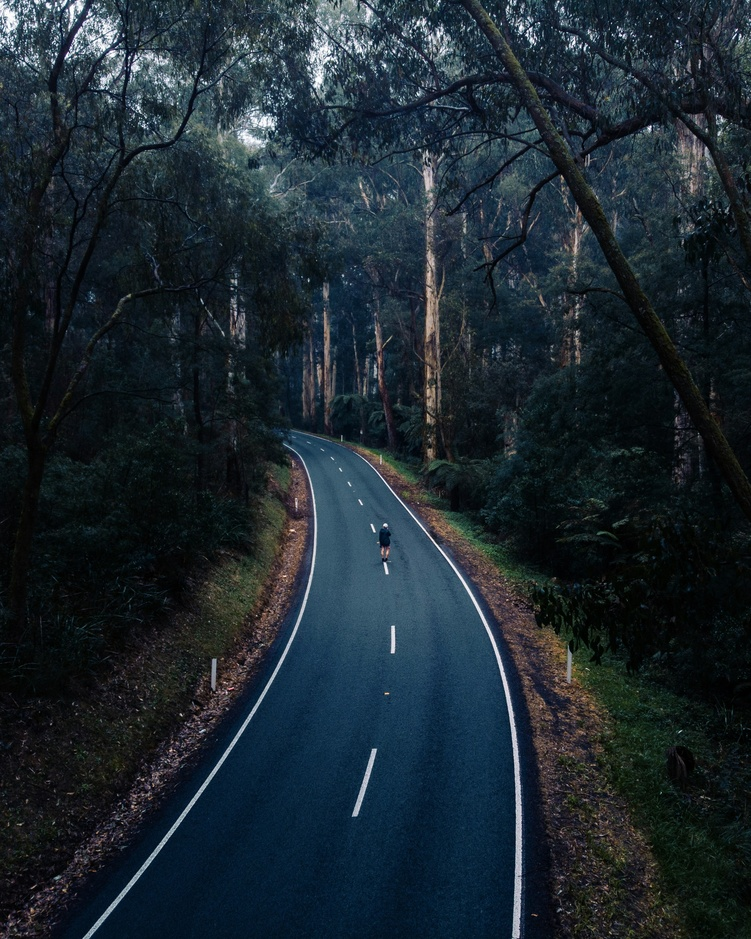
#> input picture images/cover.jpg, 751 x 939 px, shrunk from 2426 x 3032 before the run
$ python test_f5.py
#> lines starting #> are read from the running program, lines starting #| are printed output that depends on the picture
### jpeg_io.py
import numpy as np
from scipy.fftpack import dct, idct
from PIL import Image
import os

QUANT_TABLE = np.array([
    [16,11,10,16,24,40,51,61],
    [12,12,14,19,26,58,60,55],
    [14,13,16,24,40,57,69,56],
    [14,17,22,29,51,87,80,62],
    [18,22,37,56,68,109,103,77],
    [24,35,55,64,81,104,113,92],
    [49,64,78,87,103,121,120,101],
    [72,92,95,98,112,100,103,99]
])

def dct2d(block):
    return dct(dct(block.T, norm='ortho').T, norm='ortho')

def idct2d(block):
    return idct(idct(block.T, norm='ortho').T, norm='ortho')

def load_jpeg(path):
#> called with path = 'images/cover.jpg'
    npy_path = path.replace('.jpg', '_dct.npy')
    npy_shape_path = path.replace('.jpg', '_shape.npy')

    if os.path.exists(npy_path) and os.path.exists(npy_shape_path):
        coeff_array = np.load(npy_path)
        original_shape = tuple(np.load(npy_shape_path))
        h, w = coeff_array.shape
        dct_blocks = []
        block_positions = []
        for i in range(0, h, 8):
            for j in range(0, w, 8):
                block = coeff_array[i:i+8, j:j+8].copy().astype(np.int32)
                dct_blocks.append(block)
                block_positions.append((i, j))
        print(f"[load_jpeg] Chargé depuis DCT bruts : {npy_path}")
        print(f"[load_jpeg] Blocs DCT 8x8 : {len(dct_blocks)}")
        return None, dct_blocks, block_positions, original_shape

    # Chargement normal depuis JPEG
    img = Image.open(path).convert('L')
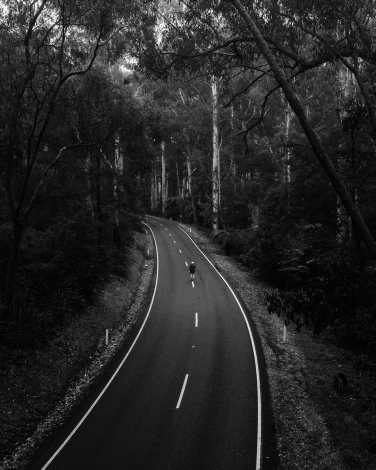
#> img: PIL image 751x939 L (shown at 1/2 size); min 0, max 255, mean 37.7
    image_array = np.array(img, dtype=np.float64)
    h, w = image_array.shape
    h_pad = (8 - h % 8) % 8
    w_pad = (8 - w % 8) % 8
    if h_pad > 0 or w_pad > 0:
        image_array = np.pad(image_array, ((0, h_pad), (0, w_pad)), mode='edge')
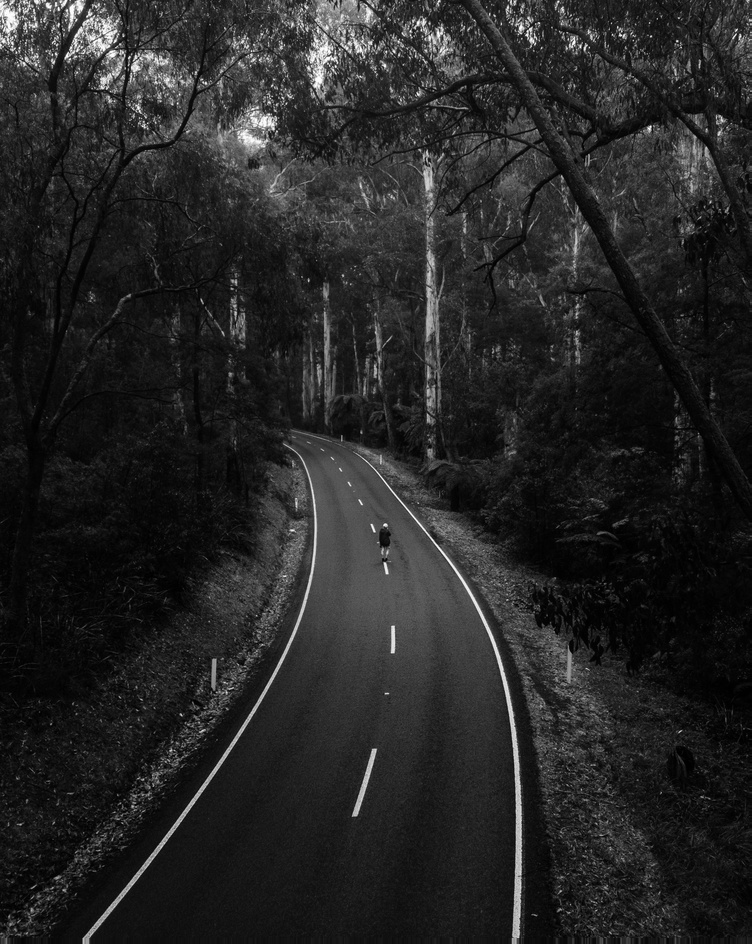
#> image_array: shape (944, 752) float64; min 0, max 255, mean 37.6
    h_new, w_new = image_array.shape
    dct_blocks = []
    block_positions = []
    for i in range(0, h_new, 8):
        for j in range(0, w_new, 8):
            block = image_array[i:i+8, j:j+8] - 128
            quant_block = np.round(dct2d(block) / QUANT_TABLE).astype(np.int32)
            dct_blocks.append(quant_block)
            block_positions.append((i, j))
#> (the rest of the program and of its run is left out)
